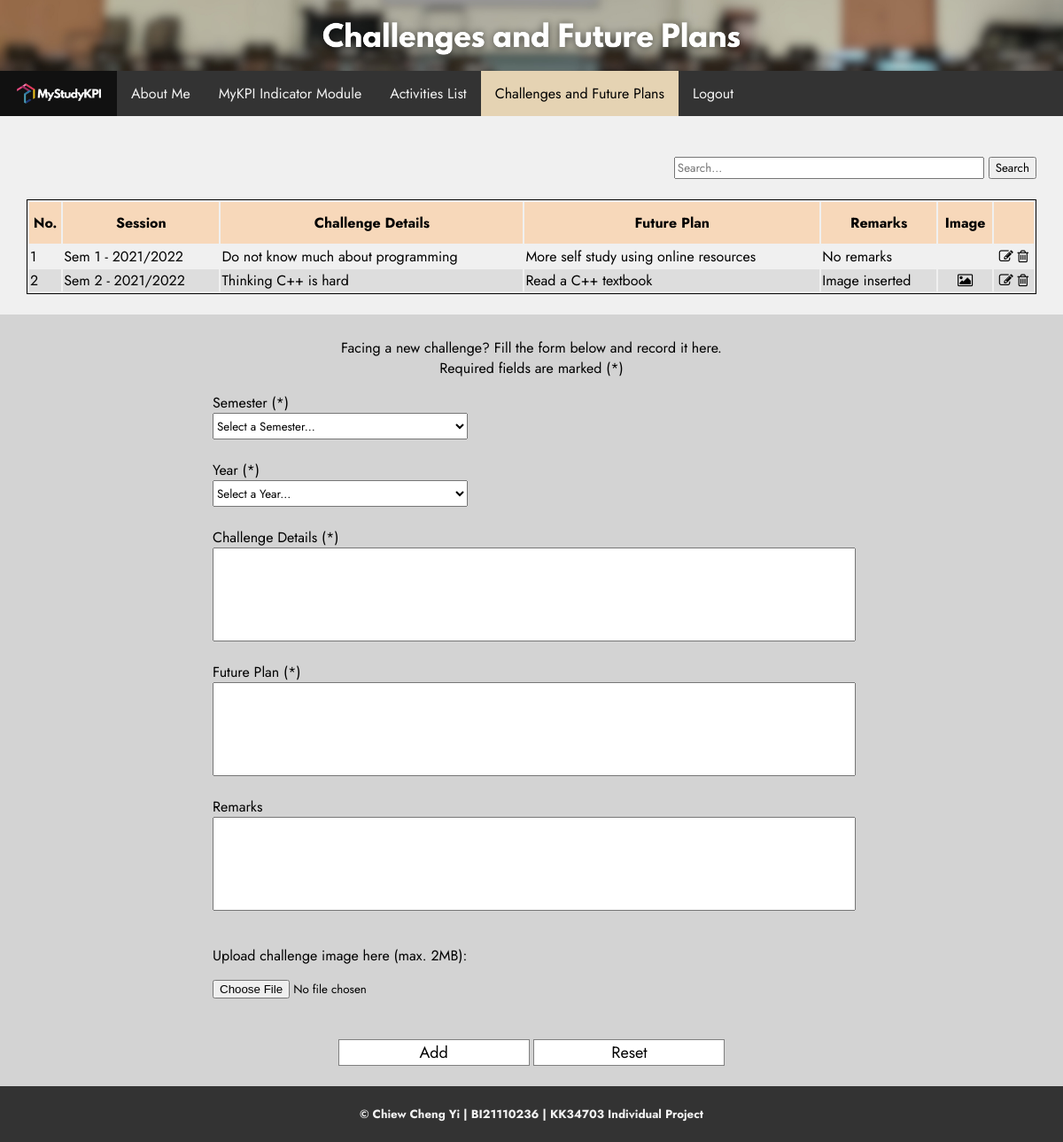
/challenges.php (signed in), run on the app's committed database.
### tables this page shows
CREATE TABLE IF NOT EXISTS challenge (
	challengeID int PRIMARY KEY AUTO_INCREMENT,
	challengeSem int,
	challengeYear varchar(16),
	challengeDetails varchar(255),
	challengeFuturePlan varchar(255),
	challengeRemark varchar(255),
	challengeImagePath varchar(255),
	accountID int,
	FOREIGN KEY (accountID) REFERENCES account(accountID) ON DELETE CASCADE
);

### challenges.php (the view, shortened to what this page needs)
<?php
    include("include/config.php");
?>
<!DOCTYPE HTML>
<html lang="en">
<html>
<head>
    <link rel="stylesheet" href="css/style.css">
    <link rel="stylesheet" href="https://cdnjs.cloudflare.com/ajax/libs/font-awesome/4.7.0/css/font-awesome.min.css">
</head>
<body>
    <header>
        <img class="header" src="images/challengesheader.png">
    </header>
    <nav class="topnav" id="myTopnav">
        <a href="index.php" class="logo"><img src="images/mystudykpi-topnavbtn-2-white.png"></a>
        <a href="aboutme.php" class="tabs">About Me</a>
        <a href="kpimodule.php" class="tabs">MyKPI Indicator Module</a>
        <a href="activitieslist.php" class="tabs">Activities List</a>
        <a href="challenges.php" class="active">Challenges and Future Plans</a>
        <a href="logout.php" class="tabs">Logout</a>
    </nav>
    <main>
        <br>
        <?php
            if (isset($_SESSION["UID"])) {
                $accountID = $_SESSION["UID"];
                $fetchChallengesQuery = "SELECT * FROM challenge WHERE accountID='".$accountID."'";
                $challengesResult = mysqli_query($conn, $fetchChallengesQuery);
            }
        ?>
        <br>
        <div id="challengesTable-container">
            <form id="searchBar" action="challenges_search.php" method="POST">
                <input type="text" placeholder="Search..." name="search" style="font-family: Jost, monospace; width: 30%">
                <input type="submit" value="Search" style="font-family: Jost, monospace;">
            </form>
            <br>
            <table id="challengesTable">
                <?php
                    if (mysqli_num_rows($challengesResult) > 0) {
                        echo "
                            <tr>
                                <th>No.</th>
                                <th>Session</th>
                                <th>Challenge Details</th>
                                <th>Future Plan</th>
                                <th>Remarks</th>
                                <th>Image</th>
                                <th>&nbsp;</th>
                            </tr>
                        ";
                        $rowIndex = 1;
                        while ($row = mysqli_fetch_assoc($challengesResult)) {
                            $editID = $removeID = $imageID = $row["challengeID"];
                            echo "
                                <tr>
                                    <td>".$rowIndex."</td>
                                    <td>Sem ".$row["challengeSem"]." - ".$row["challengeYear"]."</td>
                                    <td>".$row["challengeDetails"]."</td>
                                    <td>".$row["challengeFuturePlan"]."</td>
                                    <td>".$row["challengeRemark"]."</td>
                            ";
                            if ($row["challengeImagePath"] != '') {
                                echo "
                                    <td style='text-align: center'>
                                        <a id='image' title='Open image' href='show_challenge_image.php?id=".$imageID."' target='blank'><i class='fa fa-image'></i></a>
                                    </td>
                                ";
                            }
                            else {
                                echo "<td>&nbsp;</td>";
                            }
                            echo "
                                <td style='text-align: center'>
                                    <a id='edit' title='Edit challenge' href='challenges_edit.php?id=".$editID."'><i class='fa fa-pencil-square-o'></i></a>
                                    <a id='remove' title='Remove challenge' onclick='confirmRemoval($removeID)'><i class='fa fa-trash-o'></i></a>
                                </td>
                            </tr>
                            ";
                            $rowIndex++;
                        }
                    }
                ?>
            </table>
        </div>
        <br>
        <div id="challengeForm-container">
            <form id="challengeForm" action="action_scripts/challenge_submit_action.php" method="POST" enctype="multipart/form-data">
                <p style="text-align: center">Facing a new challenge? Fill the form below and record it here. <br> Required fields are marked (*)</p>
                <label for="challengeSem">Semester (*)</label><br>
                <select id="yearsem" name="challengeSem" required>
                    <option value="" disabled selected>Select a Semester...</option>
                </select><br>
                <label for="challengeYear">Year (*)</label><br>
                <select id="yearsem" name="challengeYear" required>
                    <option value="" disabled selected>Select a Year...</option>
                </select><br>
                <label for="challengeDetails">Challenge Details (*)</label><br>
                <textarea name="challengeDetails" rows="5" columns="50" required></textarea><br>
                <label for="challengeFuturePlan">Future Plan (*)</label><br>
                <textarea name="challengeFuturePlan" rows="5" columns="50" required></textarea><br>
                <label for="challengeRemark">Remarks</label><br>
                <textarea name="challengeRemark" rows="5" columns="50" required></textarea><br>
                <p>Upload challenge image here (max. 2MB):</p>
                <input type="file" name="challengeImageToUpload" accept=".jpg, .jpeg, .png" style="width: 100%; display: block;"><br><br>
                <div id="center-content" style="text-align: center">
                    <input id="btnchallenge" name="btnsubmit" type="submit" value="Add">
                    <input id="btnchallenge" name="btnreset" type="reset" value="Reset"><br><br>
                </div>
            </form>
        </div>
    </main>
    <footer>
        <h5>© Chiew Cheng Yi | BI21110236 | KK34703 Individual Project</h5>
    </footer>
</body>
</html>

### css/style.css (style rules this page uses)
body { background-color: #f0f0f0; color: #000000; font-family: Jost, monospace; margin: 0; min-height: 100vh; display: flex; flex-direction: column; }
footer { overflow: hidden; text-align: center; width: 100%; background-color: #333; color: #F2F2F2; margin: 0; }
.header { width: 100%; height: auto; text-align: center; display: flex; align-items: center; justify-content: center; }
.topnav { overflow: hidden; background-color: #333; margin-top: 0; margin-bottom: 0; }
.topnav img { max-width: 95%; height: auto; display: block; margin: 0 auto; }
.topnav a.tabs, a.icon { float: left; display: block; color: #F2F2F2; text-align: center; padding: 14px 16px; text-decoration: none; transition: background-color 0.1s, color 0.1s; }
.topnav a.active { float: left; display: block; background-color: #E5D3B3; color: #000000; text-align: center; padding: 14px 16px; text-decoration: none; transition: background-color 0.1s, color 0.1s; }
.topnav .logo { float: left; display: flex; background-color: #111; width: 100px; padding: 14px 16px; }

### challenges.php (style rules this page uses)
* { font-family: Jost, monospace; }
#challengesTable-container { padding-left: 30px; padding-right: 30px; }
#challengesTable { font-family: "Jost"; border: 1px solid black; width: 100%; }
#challengesTable th { padding-top: 12px; padding-bottom: 12px; text-align: center; background-color: #F7D8BA; color: #000000; }
#challengesTable tr { transition: background-color 0.1s, color 0.1s; }
#challengesTable tr:nth-child(odd) { background-color: #DDDDDD; }
#challengeForm-container { padding-top: 10px; padding-left: 20%; padding-right: 20%; background-color: #D3D3D3; }
#challengeForm #yearsem { height: 30px; width: 40%; display: block; }
#challengeForm textarea { height: 100px; width: 100%; resize: none; display: block; }
#btnchallenge { width: 30%; height: 30px; font-size: 18px; background-color: white; border: 1px solid grey; transition: background-color 0.1s, color 0.1s; }
#challengesTable #edit, #remove, #image { text-decoration: none; color: black; transition: color 0.1s; }
#searchBar { text-align: right; }

### data on the page
challenge: challengeSem "1", challengeYear "2021/2022", challengeDetails "Do not know much about programming", challengeFuturePlan "More self study using online resources", challengeRemark "No remarks"
challenge: challengeSem "2", challengeYear "2021/2022", challengeDetails "Thinking C++ is hard", challengeFuturePlan "Read a C++ textbook", challengeRemark "Image inserted"
